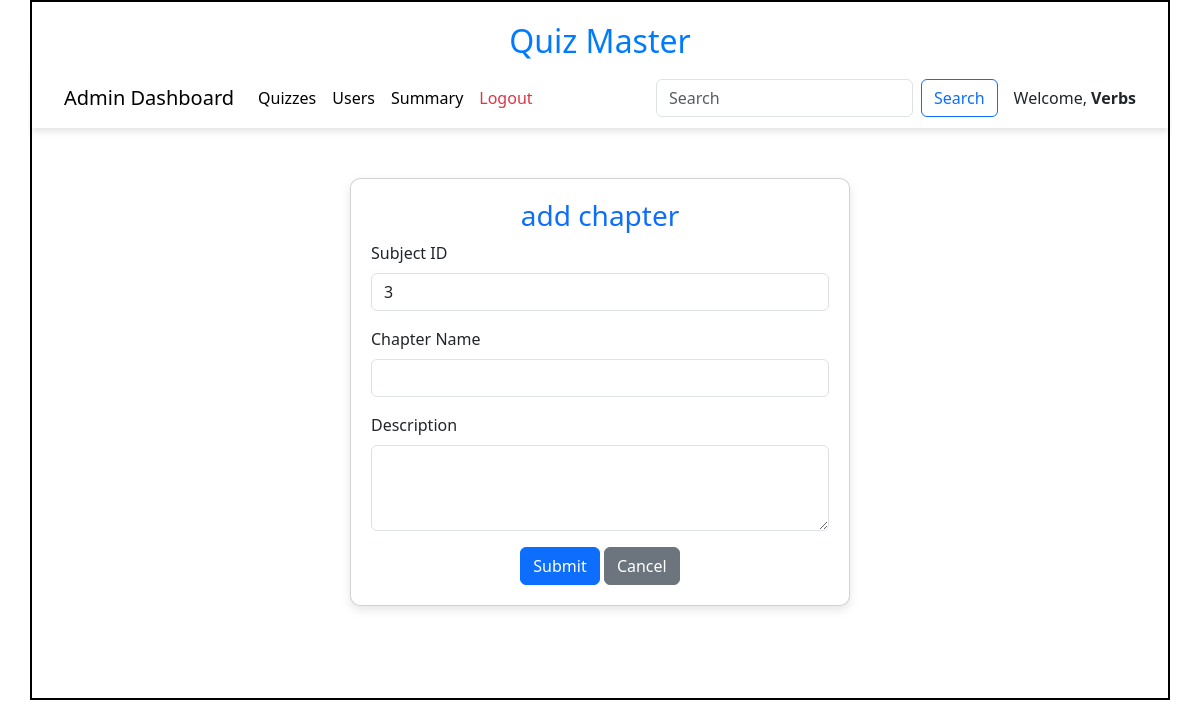
Page /add_chapter/3/Verbs on the earlier database version.
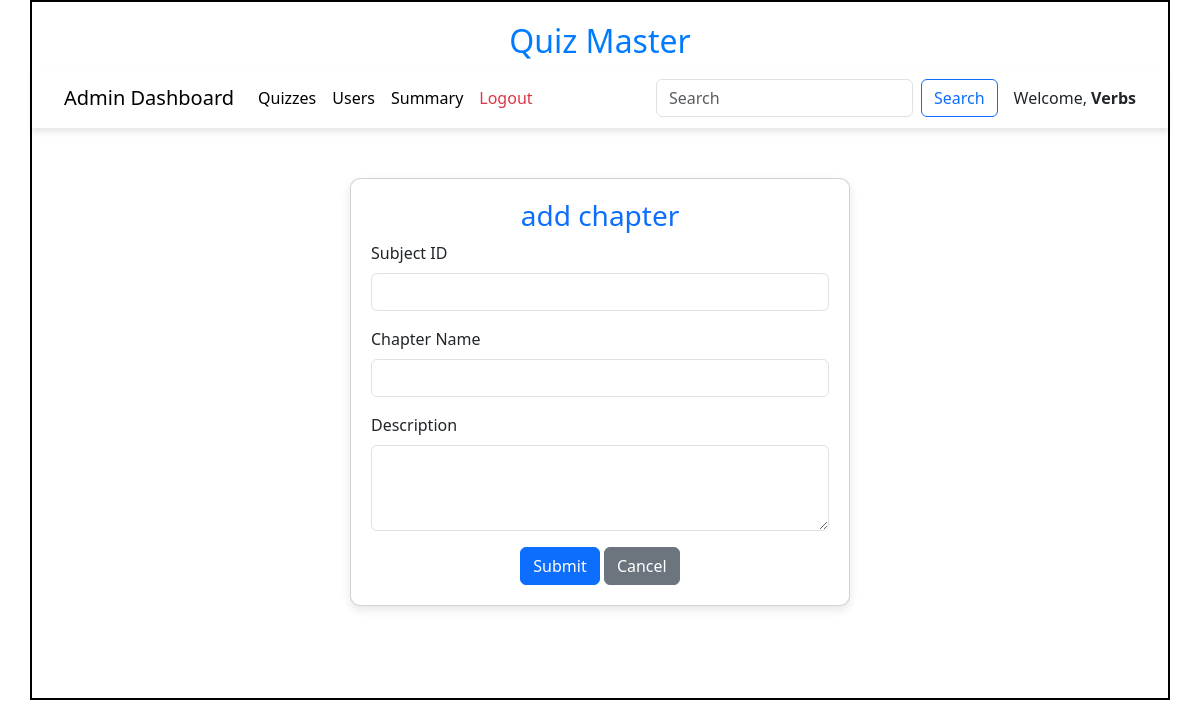
Same page on the later database version.
### models/models.py (models this page shows)
class Subject(db.Model):
    id=db.Column(db.Integer,primary_key=True)
    name=db.Column(db.String,unique=True,nullable=False)
    description=db.Column(db.String)
    chapters = db.relationship("Chapter",cascade="all,delete",backref="subject",lazy=True)

### controllers/controller.py (the view, shortened to what this page needs)
@app.route('/add_chapter/<id>/<name>',methods=["GET","POST"])
def add_chapter(id,name):
    subject = get_subject(id=id)
    return render_template("add_chapter.html",subject=subject,name=name)

### controllers/controller.py (called while the page is built)
def  get_subject(id):
    subject = Subject.query.filter_by(id=id).first()
    return subject

### templates/add_chapter.html (shortened to what this page needs)
<!DOCTYPE html>
<html lang="en">
<head>
    <link href="https://cdn.jsdelivr.net/npm/bootstrap@5.3.3/dist/css/bootstrap.min.css" rel="stylesheet">
    <link rel="stylesheet" href="/static/css/style.css">
</head>
<body>
    <div id="container">
        <h1 id="heading">Quiz Master</h1>
        <nav class="navbar navbar-expand-lg navbar-light bg-white" style="box-shadow: 0px 4px 6px rgba(0, 0, 0, 0.1);
            padding: 10px 20px;">
            <div class="container-fluid">
                <a class="navbar-brand" href="#">Admin Dashboard</a>
                <div class="collapse navbar-collapse" id="navbarNav">
                    <ul class="navbar-nav me-auto">
                        <li class="nav-item">
                            <a class="nav-link active" href="/quiz_dashboard/{{name}}">Quizzes</a>
                        </li>
                        <li class="nav-item">
                            <a class="nav-link active" href="/admin_users/{{name}}">Users</a>
                        </li>
                        <li class="nav-item">
                            <a class="nav-link active" href="/admin_summary/{{name}}">Summary</a>
                        </li>
                        <li class="nav-item">
                            <a class="nav-link text-danger" href="/login">Logout</a>
                        </li>
                    </ul>
                    <form class="d-flex" method="POST" action="/search/{{name}}">
                        <input class="form-control me-2" type="search" placeholder="Search" name="search_txt" id="search_txt">
                        <button class="btn btn-outline-primary" type="submit">Search</button>
                    </form>
                </div>
                <span class="ms-3">Welcome, <strong>{{name}}</strong></span>
            </div>
        </nav>
        <div id="add_chapter-panel" style="margin: auto;margin-top: 50px; width: 500px;">
            <div class="card">
                <h3 class="text-center text-primary">add chapter</h3>
                <form action="/add_chapter/{{subject.id}}/{{name}}" method="POST">
                    <div class="mb-3">
                        <label for="s_id" class="form-label">Subject ID</label>
                        <input type="number" class="form-control" id="s_id" name="s_id" value="{{subject.id}}" readonly>
                    </div>
                    <div class="mb-3">
                        <label for="name" class="form-label">Chapter Name</label>
                        <input type="text" class="form-control" id="name" name="name" required>
                    </div>
                    <div class="mb-3">
                        <label for="description" class="form-label">Description</label>
                        <textarea class="form-control" id="description" name="description" rows="3" ></textarea>
                    </div>
                    <div class="text-center">
                        <button type="submit" class="btn btn-primary">Submit</button>
                        <a href="/admin/{{name}}" class="btn btn-secondary">Cancel</a>
                    </div>
                </form>
            </div>
        </div>
    </div>
</body>
</html>

Differences in the rows shown:
removed Subject: s_id "3"
